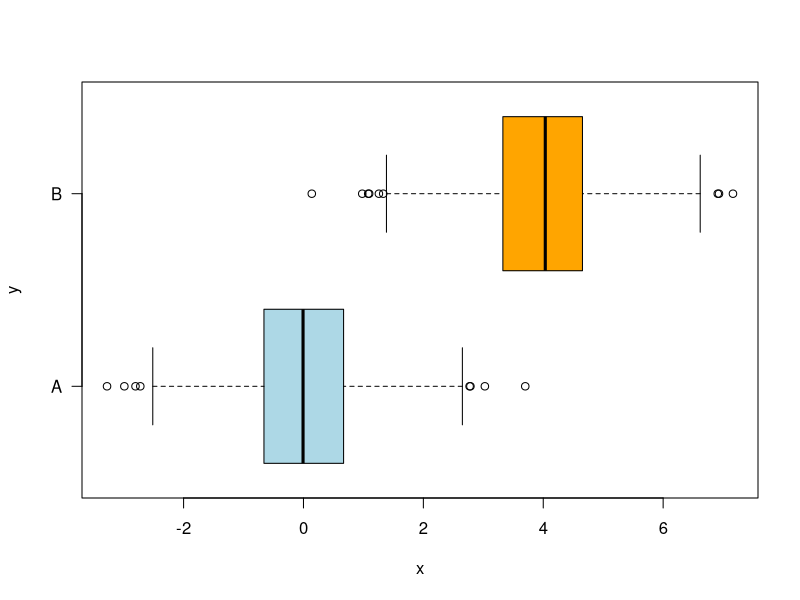
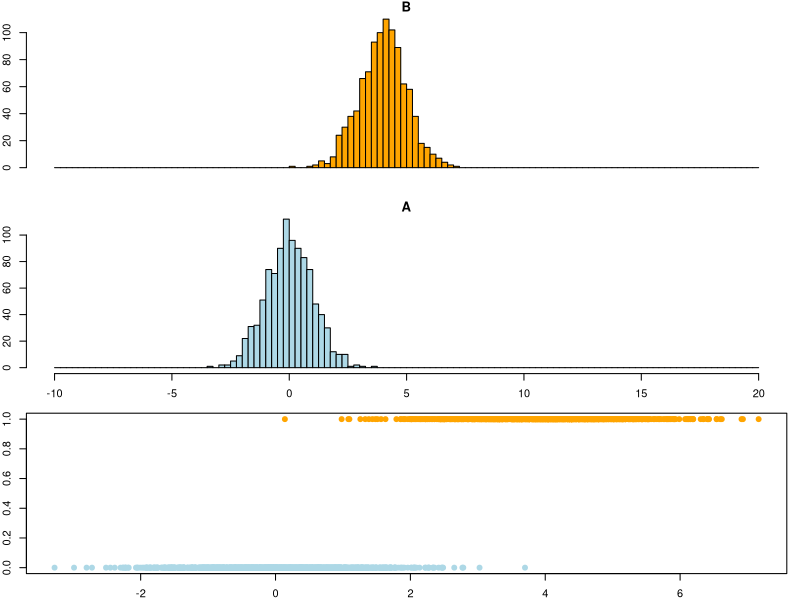

The R script that drew these images, in order:
## ---- chunk 1
library(stats)                # Stats contains glm for logistic regression
library(MASS)                 # LDA and QDA

knitr::opts_chunk$set(echo = TRUE)
## ---- chunk 2

###
#
# prediction.metrics function -- to return a list with all the metrics values
#
# Based on R functions shared by faculty in Harvard data science class (2021). See references.
#
# Input: truth and predicted lists.
#
# Returns a list with:
# [1] OBS = Observations or truth cases
# [2] Accuracy. ACC = sum(truth == predicted) * 100/length(truth)
# [3] Sensitivity. TPR True Positive Rate = TP/(TP + FN) = TP/P
# [4] Specificity. TNR True Negative Rate = TN/(FP + TN) = TN/N
# [5] Precision. Positive Predictive Value. PPV = TP/(TP + FP)
# [6] Negative Predictive Value. NPV = TN/(TN + FN)
# [7] False Discovery Rate. FDR = FP/(TP + FP)
# [8] False Positive Rate. FPR = FP/(FP + TN) = FP/N
# [9] True Positives. TP = sum(truth == 1 & predicted == 1)
# [10] True Negatives. TN = sum(truth == 0 & predicted == 0)
# [11] False Positives. FP = sum(truth == 0 & predicted == 1)
# [12] False Negatives. FN = sum(truth == 1 & predicted == 0)
# [13] Positives. P = TP + FN  # total number positives in the truth data
# [14] Negatives. N = FP + TN  # total number of negatives
#
prediction.metrics = function(truth, predicted) {
    # same length:
    if (length(truth) != length(predicted)) {
        stop("truth and predicted must be same length!")
    }
    # check for missing values (we are going to compute metrics on non-missing
    # values only)
    bKeep = !is.na(truth) & !is.na(predicted)
    predicted = predicted[bKeep]
    truth = truth[bKeep]
    # only 0 and 1:
    if (sum(truth %in% c(0, 1)) + sum(predicted %in% c(0, 1)) != 2 * length(truth)) {
        stop("only zeroes and ones are allowed!")
    }
    # how predictions align against known training/testing outcomes: TP/FP=
    # true/false positives, TN/FN=true/false negatives
    TP = sum(truth == 1 & predicted == 1)
    TN = sum(truth == 0 & predicted == 0)
    FP = sum(truth == 0 & predicted == 1)
    FN = sum(truth == 1 & predicted == 0)
    P = TP + FN  # total number of positives in the truth data
    N = FP + TN  # total number of negatives
    # Add the following output to return (OAT 11/9/2021)
    OBS = length(truth)
    ACC = sum(truth == predicted)/length(truth)
    TPR = TP/P
    TNR = TN/N
    PPV = TP/(TP + FP)
    NPV = TN/(TN + FN)
    FDR = FP/(TP + FP)
    FPR = FP/N
    
    # Returned a named list
    output <- list(OBS=OBS, ACC=ACC, TPR=TPR, TNR=TNR, PPV=PPV, 
                   NPV=NPV, FDR=FDR, FPR=FPR, TP=TP, 
                   TN=TN, FP=FP, FN=FN, P=P, N=N)
    return(output)
}

print.the.metrics = function(metrics){
  cat(' OBS = ', metrics$OBS, '...................number of observations')
  cat('\n ACC = ', metrics$ACC, '..................Accuracy')
  cat('\n TPR = ', metrics$TPR, '..................True Positive Rate')
  cat('\n TNR = ', metrics$TNR, '..................True Negative Rate')
  cat('\n PPV = ', metrics$PPV, '..................Positive Predictive Value (Precision)')
  cat('\n NPV = ', metrics$NPV, '..................Negative Predictive Value')
  cat('\n FDR = ', metrics$FDR, '..................False Discover Rate')
  cat('\n FPR = ', metrics$FPR, '..................False Positive Rate')
  cat('\n TP  = ', metrics$FP, '..................True Positives')
  cat('\n TN  = ', metrics$TN, '..................True Negatives')
  cat('\n FP  = ', metrics$TN, '..................False Positives')
  cat('\n FN  = ', metrics$FN, '..................False Negatives')
  cat('\n P   = ', metrics$P, '..................Positives')
  cat('\n N   = ', metrics$N, '..................Negatives')

  
}
# Logistic regression
lgr.pred.ftn = function(formula, df.train, df.test){
  glm.fit <- glm(formula, data = df.train, family = binomial)
  glm.probs <- predict(glm.fit, newdata = df.test, type = "response")
  glm.pred <- rep(0, dim(df.test)[1])
  glm.pred[glm.probs>0.5]=1
  return(glm.pred)
}

# Linear Discriminant Analysis (LDA)
lda.pred.ftn = function(formula, df.train, df.test){
  lda.fit <- lda(formula, data = df.train)
  lda.pred <- predict(lda.fit, df.test)
  lda.class <- lda.pred$class
  return(lda.class)
}

# Quadratic Discriminant Analysis (QDA)
qda.pred.ftn = function(formula, df.train, df.test){
  qda.fit <- qda(formula, data = df.train)
  qda.pred <- predict(qda.fit, df.test)
  qda.class <- qda.pred$class
  return(qda.class)
}

## ---- chunk 3

# From Harvard data science class (see references at the end of this notebook)

set.seed(11)

N = 1000
mu = 4

# Our measuring variable is continuous, numeric...
# ...it has two Normal distribution waves
x <- c(rnorm(N), rnorm(N, mean=mu))

# Our outcome is categorical, A and B xxxx times each
# ...the idea is to match A and B to a number x
y <- rep(c("A", "B"), each=N)

# Make a data.frame with 1 and 0 values for Y
df <- data.frame(Y=ifelse(y=="A",0, 1), X=x)

## ---- chunk 4
set.seed(12321)

# Get 2:1 random sample ratio for Train:Test sets
sampleTrain <- sample(c(TRUE,FALSE,TRUE), nrow(df), rep=TRUE)
df.train <- df[sampleTrain,]
df.test <- df[!sampleTrain,]

## ---- chunk 5
# From Harvard data science class (see references)
boxplot(x~y, col=c("lightblue","orange"), horizontal=T, las=1)

# Now place a histogram on top of another histogram

oldpar <- par(mfrow=c(3, 1), mar=c(2,2,1,1))

breaks <- seq(-10, 20, by=0.25)

# Histogram for 'B'
hist(x[y=="B"], breaks=breaks, col='orange', main="B", xaxt='n')

# Histogram for 'A'
hist(x[y=="A"], breaks=breaks, col='lightblue', main="A")

plot(x, ifelse(y=="A", 0,1), breaks=breaks, col=ifelse(y=="A", "lightblue","orange"), pch=19)

par(oldpar)
## ---- chunk 6
##
#
# GLA from library{stats}
#
##
glm.fit <- glm(Y~X, data=df.train, family = binomial)
summary(glm.fit)
## ---- chunk 7
##
#
# predict{stats}
#
# Continued based on ISLR 4.6.2 p.156-158
#

# Get the probability that the device is located in Room #3
glm.probs <- predict(glm.fit, newdata = df.test, type = "response")

# Per ISLR, we need contrasts() and use the variable as a logical vector.
# Note, I already had converted Room as.factor
# contrasts(df$Y)

# Initiated glm.pred vector 
glm.pred = rep(0, dim(df.test)[1])
# Adjust the probability. Here is something one can play with after looking at the 'table' that follows
glm.pred[glm.probs>0.5]=1

## ---- chunk 8
##
#
# Continued based on ISLR 4.6.2 p.156-158
#
# Numbers outside of the diagonal are either false positives or false negatives
#

table(glm.pred, df.test$Y)

mean(glm.pred == df.test$Y)

## ---- chunk 9
##
#
# Based on functions from above
#

lgr.pred <- lgr.pred.ftn(Y~X, df.train, df.test)

lgr.metrics <- prediction.metrics(df.test$Y, lgr.pred)

print.the.metrics(lgr.metrics)

## ---- chunk 10
##
#
# LDA from library{MASS}
#
##
lda.fit <- lda(Y~X, data = df.train)
summary(lda.fit)
## ---- chunk 11
lda.pred <- predict(lda.fit, df.test)

names(lda.pred)

## ---- chunk 12
##
#
# Continued based on ISLR 4.6.3 p.161-162
#
#

lda.class <- lda.pred$class

table(lda.class, df.test$Y)

mean(lda.class == df.test$Y)

## ---- chunk 13
##
#
# Based on functions from above
#

lda.pred <- lda.pred.ftn(Y~X, df.train, df.test)

lda.metrics <- prediction.metrics(df.test$Y, lda.pred)

print.the.metrics(lda.metrics)

